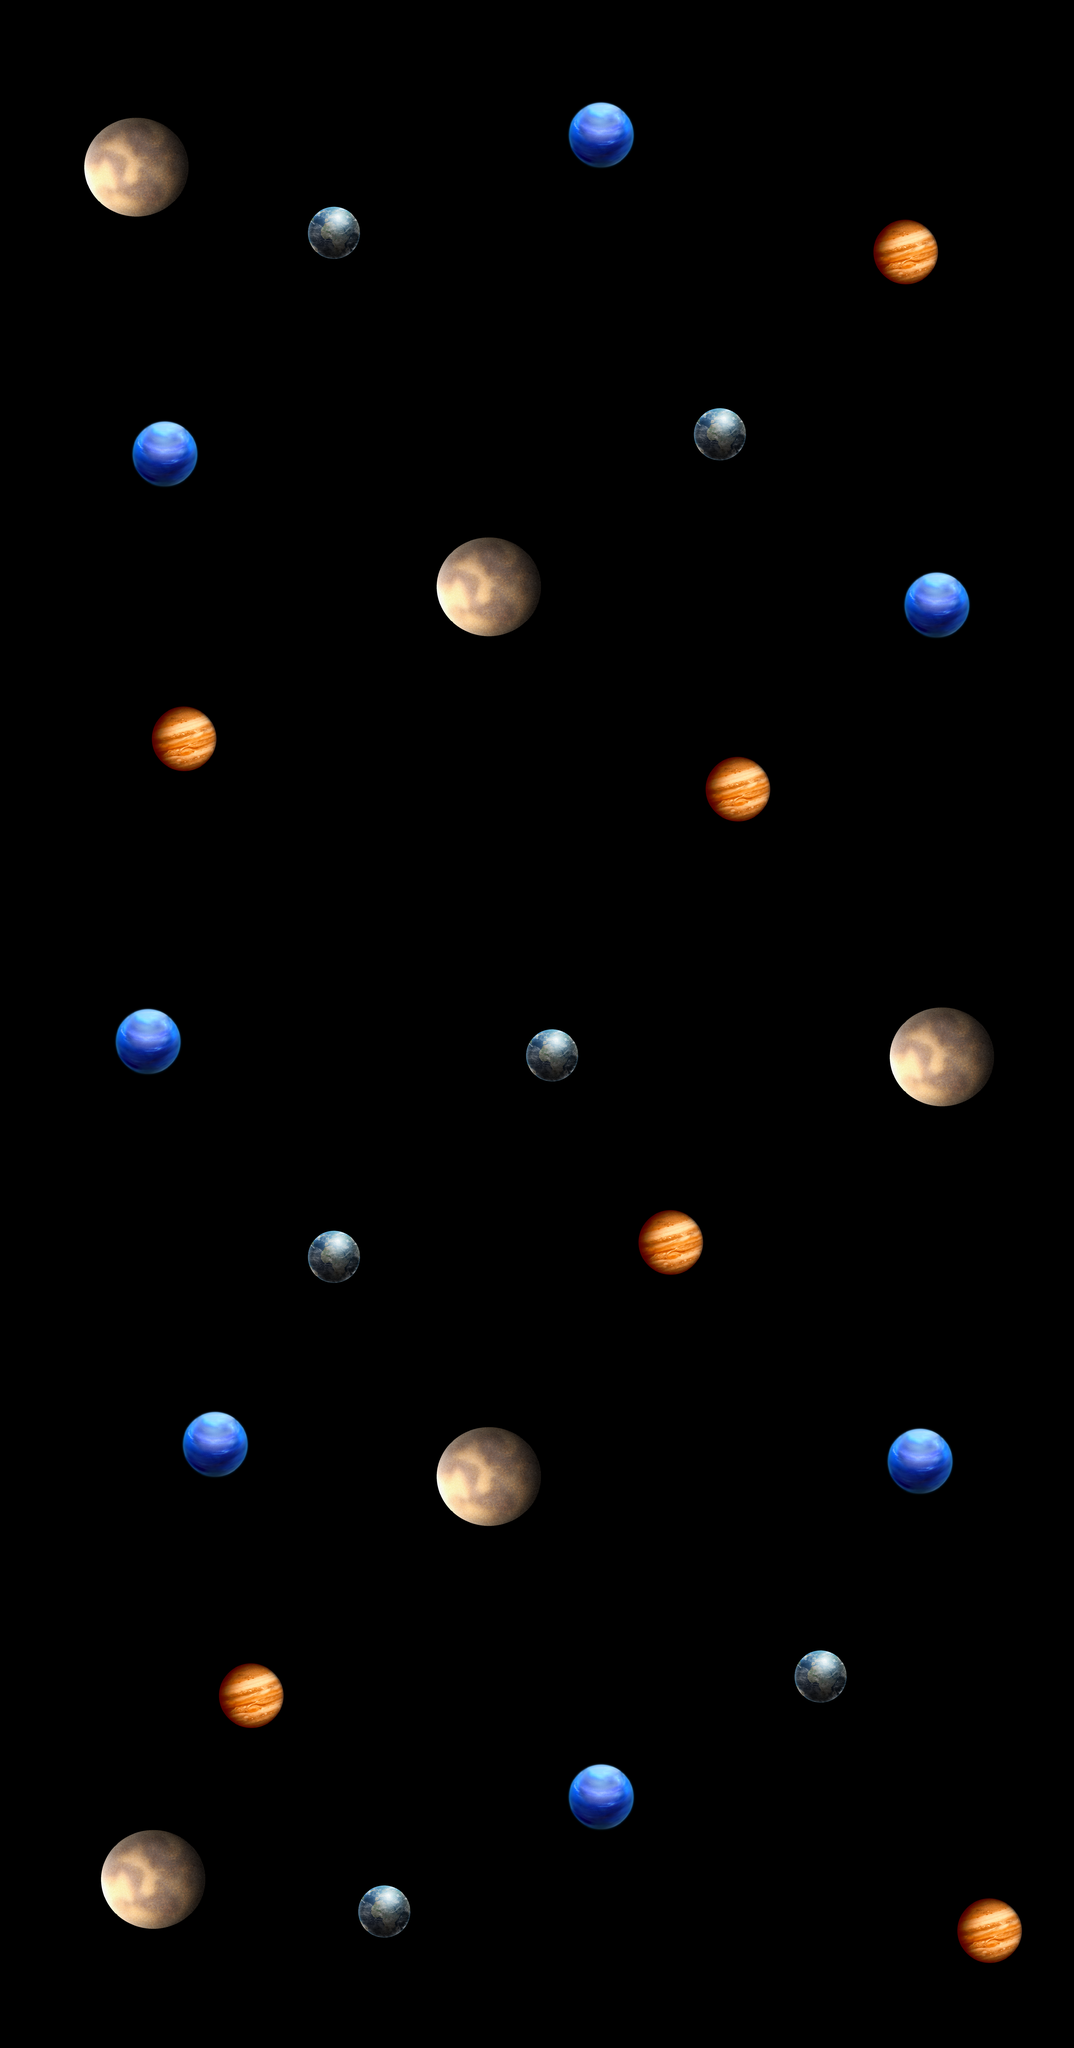

This game map was drawn from its Tiled (.tmx) file and the tilesets committed beside it. A one-line description and the trimmed map source follow:
An orthogonal 64x122 tile map with 64x64 px tiles, 1 tile layer (Planets).

<map version="1.0" orientation="orthogonal" width="64" height="122" tilewidth="64" tileheight="64">
 <tileset firstgid="1" name="SpaceBackground_default" tilewidth="64" tileheight="64" spacing="1" margin="1">
  <image source="SpaceBackground_default.png" width="2048" height="2048" />
 </tileset>
 <layer name="Planets" width="64" height="122">
  <data>[7808 cells, 577 non-empty, 99 distinct tile ids]</data>
 </layer>
</map>
